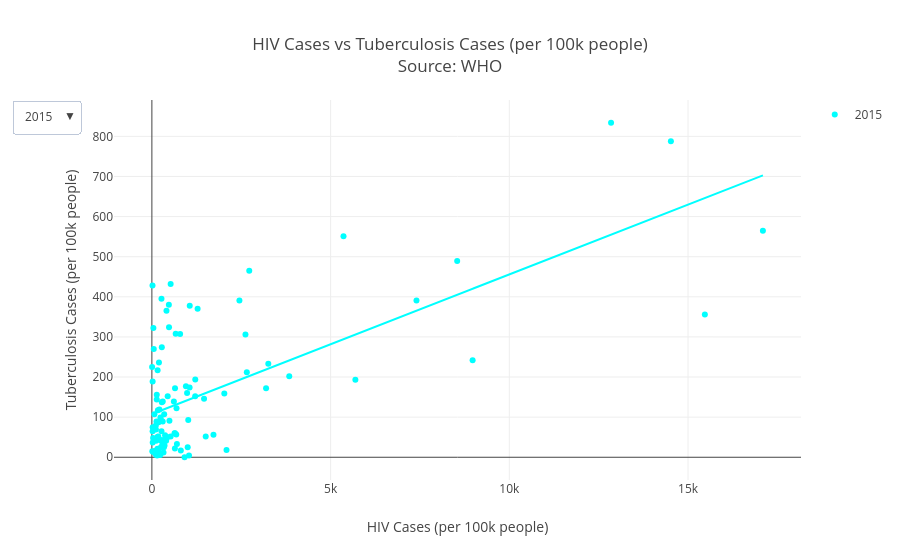

The cell this chart's notebook holds for it:
### Code cell
create_x_vs_y_scatter('hiv_cases_100k', 'tb_all_cases_100k', tbcombined, 'HIV Cases (per 100k people)', 'Tuberculosis Cases (per 100k people)', 'HIV Cases vs Tuberculosis Cases (per 100k people)')
